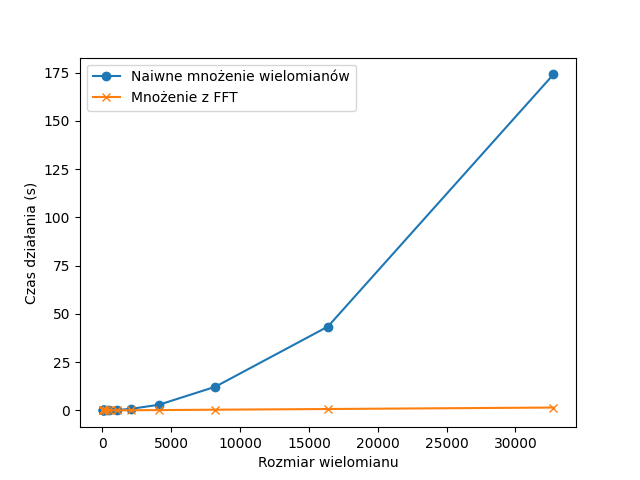

This chart was generated by the following Python code:
import random
import time
import matplotlib.pyplot as plt
import numpy as np
import cmath


# Implementacja FFT, jak podana wcześniej
def fft_recursive(signal):
    n = len(signal)
    if n <= 1:
        return signal

    even = fft_recursive(signal[0::2])
    odd = fft_recursive(signal[1::2])

    T = [cmath.exp(-2j * cmath.pi * k / n) * odd[k] for k in range(n // 2)]
    return [even[k] + T[k] for k in range(n // 2)] + [even[k] - T[k] for k in range(n // 2)]


def fft(signal):
    assert (len(signal) & (len(signal) - 1) == 0), "Długość sygnału musi być potęgą liczby 2"
    return fft_recursive(signal)


# Implementacja IFFT
def ifft_recursive(signal):
    n = len(signal)
    if n <= 1:
        return signal

    even = ifft_recursive(signal[0::2])
    odd = ifft_recursive(signal[1::2])

    T = [cmath.exp(2j * cmath.pi * k / n) * odd[k] for k in range(n // 2)]
    return [(even[k] + T[k]) / 2 for k in range(n // 2)] + [(even[k] - T[k]) / 2 for k in range(n // 2)]


def ifft(signal):
    assert (len(signal) & (len(signal) - 1) == 0), "Długość sygnału musi być potęgą liczby 2"
    return ifft_recursive(signal)


# Szybkie mnożenie wielomianów z użyciem FFT
def fast_polynomial_multiplication(poly1, poly2):
    n = len(poly1) + len(poly2) - 1
    size = 2 ** int(np.ceil(np.log2(n)))

    padded_poly1 = poly1 + [0] * (size - len(poly1))
    padded_poly2 = poly2 + [0] * (size - len(poly2))

    fft_poly1 = fft(padded_poly1)
    fft_poly2 = fft(padded_poly2)

    fft_result = [x * y for x, y in zip(fft_poly1, fft_poly2)]

    result = ifft(fft_result)

    return [round(x.real) for x in result[:n]]


# Naiwne mnożenie wielomianów
def naive_polynomial_multiplication(poly1, poly2):
    result = [0] * (len(poly1) + len(poly2) - 1)

    for i, coef1 in enumerate(poly1):
        for j, coef2 in enumerate(poly2):
            result[i + j] += coef1 * coef2

    return result


# Naiwne mnożenie wielomianów, szybkie mnożenie wielomianów z użyciem FFT
# (włączając implementacje funkcji fft i ifft), jak podane wcześniej

# Porównanie czasu wykonania
sizes = [2**i for i in range(3, 16)]
naive_times = []
fft_times = []

for size in sizes:
    poly1 = [random.randint(-10, 10) for _ in range(size)]
    poly2 = [random.randint(-10, 10) for _ in range(size)]

    start_time = time.time()
    naive_result = naive_polynomial_multiplication(poly1, poly2)
    naive_times.append(time.time() - start_time)

    start_time = time.time()
    fft_result = fast_polynomial_multiplication(poly1, poly2)
    fft_times.append(time.time() - start_time)

# Rysowanie wykresów
plt.plot(sizes, naive_times, 'o-', label='Naiwne mnożenie wielomianów')
plt.plot(sizes, fft_times, 'x-', label='Mnożenie z FFT')
plt.xlabel('Rozmiar wielomianu')
plt.ylabel('Czas działania (s)')
plt.legend()
plt.savefig('zadanie4')
plt.title('Porównanie czasu działania mnożenia wielomianów')
plt.show()
